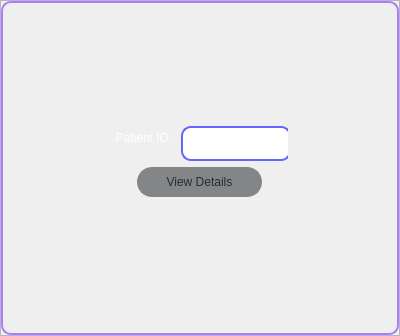
            <widget class="QWidget" name="patient_id_page">
             <layout class="QHBoxLayout" name="horizontalLayout">
              <property name="leftMargin">
               <number>0</number>
              </property>
              <property name="topMargin">
               <number>0</number>
              </property>
              <property name="rightMargin">
               <number>0</number>
              </property>
              <property name="bottomMargin">
               <number>0</number>
              </property>
              <item>
               <widget class="QFrame" name="frame">
                <property name="frameShape">
                 <enum>QFrame::StyledPanel</enum>
                </property>
                <property name="frameShadow">
                 <enum>QFrame::Raised</enum>
                </property>
                <layout class="QHBoxLayout" name="horizontalLayout_17">
                 <property name="leftMargin">
                  <number>0</number>
                 </property>
                 <property name="topMargin">
                  <number>0</number>
                 </property>
                 <property name="rightMargin">
                  <number>0</number>
                 </property>
                 <property name="bottomMargin">
                  <number>0</number>
                 </property>
                 <item>
                  <widget class="QFrame" name="frame_2">
                   <property name="styleSheet">
                    <string notr="true">background-color: none;
border: 2px solid  rgb(173, 125, 255);
border-radius: 10px;</string>
                   </property>
                   <property name="frameShape">
                    <enum>QFrame::NoFrame</enum>
                   </property>
                   <property name="frameShadow">
                    <enum>QFrame::Raised</enum>
                   </property>
                   <layout class="QVBoxLayout" name="verticalLayout_9">
                    <item>
                     <widget class="QFrame" name="frame_16">
                      <property name="minimumSize">
                       <size>
                        <width>0</width>
                        <height>100</height>
                       </size>
                      </property>
                      <property name="maximumSize">
                       <size>
                        <width>16777215</width>
                        <height>100</height>
                       </size>
                      </property>
                      <property name="styleSheet">
                       <string notr="true">border: 0px solid;</string>
                      </property>
                      <property name="frameShape">
                       <enum>QFrame::StyledPanel</enum>
                      </property>
                      <property name="frameShadow">
                       <enum>QFrame::Raised</enum>
                      </property>
                     </widget>
                    </item>
                    <item>
                     <widget class="QFrame" name="frame_17">
                      <property name="minimumSize">
                       <size>
                        <width>0</width>
                        <height>100</height>
                       </size>
                      </property>
                      <property name="maximumSize">
                       <size>
                        <width>16777215</width>
                        <height>100</height>
                       </size>
                      </property>
                      <property name="styleSheet">
                       <string notr="true">border: 0px solid;</string>
                      </property>
                      <property name="frameShape">
                       <enum>QFrame::StyledPanel</enum>
                      </property>
                      <property name="frameShadow">
                       <enum>QFrame::Raised</enum>
                      </property>
                      <layout class="QHBoxLayout" name="horizontalLayout_12">
                       <property name="leftMargin">
                        <number>0</number>
                       </property>
                       <property name="topMargin">
                        <number>0</number>
                       </property>
                       <property name="rightMargin">
                        <number>0</number>
                       </property>
                       <property name="bottomMargin">
                        <number>0</number>
                       </property>
                       <item>
                        <widget class="QFrame" name="frame_18">
                         <property name="minimumSize">
                          <size>
                           <width>0</width>
                           <height>10</height>
                          </size>
                         </property>
                         <property name="frameShape">
                          <enum>QFrame::StyledPanel</enum>
                         </property>
                         <property name="frameShadow">
                          <enum>QFrame::Raised</enum>
                         </property>
                         <layout class="QHBoxLayout" name="horizontalLayout_13">
                          <property name="spacing">
                           <number>0</number>
                          </property>
                          <property name="leftMargin">
                           <number>0</number>
                          </property>
                          <property name="topMargin">
                           <number>0</number>
                          </property>
                          <property name="rightMargin">
                           <number>0</number>
                          </property>
                          <property name="bottomMargin">
                           <number>0</number>
                          </property>
                          <item>
                           <widget class="QFrame" name="frame_19">
                            <property name="minimumSize">
                             <size>
                              <width>100</width>
                              <height>0</height>
                             </size>
                            </property>
                            <property name="maximumSize">
                             <size>
                              <width>100</width>
                              <height>16777215</height>
                             </size>
                            </property>
                            <property name="frameShape">
                             <enum>QFrame::StyledPanel</enum>
                            </property>
                            <property name="frameShadow">
                             <enum>QFrame::Raised</enum>
                            </property>
                           </widget>
                          </item>
                          <item>
                           <widget class="QFrame" name="frame_20">
                            <property name="frameShape">
                             <enum>QFrame::StyledPanel</enum>
                            </property>
                            <property name="frameShadow">
                             <enum>QFrame::Raised</enum>
                            </property>
                            <layout class="QVBoxLayout" name="verticalLayout_2">
                             <property name="leftMargin">
                              <number>0</number>
                             </property>
                             <property name="topMargin">
                              <number>0</number>
                             </property>
                             <property name="rightMargin">
                              <number>0</number>
                             </property>
                             <item>
                              <widget class="QFrame" name="frame_21">
                               <property name="frameShape">
                                <enum>QFrame::StyledPanel</enum>
                               </property>
                               <property name="frameShadow">
                                <enum>QFrame::Raised</enum>
                               </property>
                               <layout class="QFormLayout" name="formLayout_3">
                                <property name="fieldGrowthPolicy">
                                 <enum>QFormLayout::FieldsStayAtSizeHint</enum>
                                </property>
                                <property name="rowWrapPolicy">
                                 <enum>QFormLayout::DontWrapRows</enum>
                                </property>
                                <property name="labelAlignment">
                                 <set>Qt::AlignBottom|Qt::AlignHCenter</set>
                                </property>
                                <property name="formAlignment">
                                 <set>Qt::AlignBottom|Qt::AlignHCenter</set>
                                </property>
                                <property name="leftMargin">
                                 <number>0</number>
                                </property>
                                <property name="topMargin">
                                 <number>0</number>
                                </property>
                                <property name="rightMargin">
                                 <number>0</number>
                                </property>
                                <property name="bottomMargin">
                                 <number>0</number>
                                </property>
                                <item row="0" column="0">
                                 <widget class="QFrame" name="frame_22">
                                  <property name="maximumSize">
                                   <size>
                                    <width>150</width>
                                    <height>16777215</height>
                                   </size>
                                  </property>
                                  <property name="frameShape">
                                   <enum>QFrame::StyledPanel</enum>
                                  </property>
                                  <property name="frameShadow">
                                   <enum>QFrame::Raised</enum>
                                  </property>
                                  <layout class="QHBoxLayout" name="horizontalLayout_14">
                                   <property name="leftMargin">
                                    <number>0</number>
                                   </property>
                                   <property name="topMargin">
                                    <number>0</number>
                                   </property>
                                   <property name="rightMargin">
                                    <number>0</number>
                                   </property>
                                   <property name="bottomMargin">
                                    <number>0</number>
                                   </property>
                                   <item>
                                    <widget class="QLabel" name="label_4">
                                     <property name="maximumSize">
                                      <size>
                                       <width>150</width>
                                       <height>16777215</height>
                                      </size>
                                     </property>
                                     <property name="styleSheet">
                                      <string notr="true">QLabel{
	font: 87 10pt &quot;Montserrat Black&quot;;
	text-align: center;
	color: #FFF;
	background-color: rgba(255, 255, 255, 0);
}</string>
                                     </property>
                                     <property name="text">
                                      <string>Patient ID: </string>
                                     </property>
                                     <property name="alignment">
                                      <set>Qt::AlignRight|Qt::AlignTrailing|Qt::AlignVCenter</set>
                                     </property>
                                    </widget>
                                   </item>
                                  </layout>
                                 </widget>
                                </item>
                                <item row="0" column="1">
                                 <widget class="QFrame" name="frame_23">
                                  <property name="frameShape">
                                   <enum>QFrame::StyledPanel</enum>
                                  </property>
                                  <property name="frameShadow">
                                   <enum>QFrame::Raised</enum>
                                  </property>
                                  <layout class="QHBoxLayout" name="horizontalLayout_15">
                                   <property name="leftMargin">
                                    <number>0</number>
                                   </property>
                                   <property name="topMargin">
                                    <number>0</number>
                                   </property>
                                   <property name="rightMargin">
                                    <number>0</number>
                                   </property>
                                   <property name="bottomMargin">
                                    <number>0</number>
                                   </property>
                                   <item>
                                    <widget class="QFrame" name="frame_24">
                                     <property name="maximumSize">
                                      <size>
                                       <width>16777215</width>
                                       <height>50</height>
                                      </size>
                                     </property>
                                     <property name="frameShape">
                                      <enum>QFrame::StyledPanel</enum>
                                     </property>
                                     <property name="frameShadow">
                                      <enum>QFrame::Raised</enum>
                                     </property>
                                     <layout class="QHBoxLayout" name="horizontalLayout_16">
                                      <property name="leftMargin">
                                       <number>0</number>
                                      </property>
                                      <property name="topMargin">
                                       <number>0</number>
                                      </property>
                                      <property name="rightMargin">
                                       <number>0</number>
                                      </property>
                                      <property name="bottomMargin">
                                       <number>0</number>
                                      </property>
                                      <item>
                                       <widget class="QLineEdit" name="patientIdLineEdit_2">
                                        <property name="sizePolicy">
                                         <sizepolicy hsizetype="Preferred" vsizetype="Preferred">
                                          <horstretch>0</horstretch>
                                          <verstretch>0</verstretch>
                                         </sizepolicy>
                                        </property>
                                        <property name="minimumSize">
                                         <size>
                                          <width>1</width>
                                          <height>35</height>
                                         </size>
                                        </property>
                                        <property name="maximumSize">
                                         <size>
                                          <width>281</width>
                                          <height>35</height>
                                         </size>
                                        </property>
                                        <property name="styleSheet">
                                         <string notr="true">QLineEdit{
	font: 87 8pt &quot;Montserrat Black&quot;;
	border: 2px solid rgb(98, 103, 255);
	border-radius: 10px;
	color: #2a2b2d;
	background-color: #FFF;
}
QLineEdit:hover{
	border: 2px solid rgb(48,50,62);
}
QLineEdit:focus{
	border: 2px solid rgba(0,212,255,1);
	background-color: rgb(157, 159, 162);
}</string>
                                        </property>
                                        <property name="text">
                                         <string/>
                                        </property>
                                        <property name="alignment">
                                         <set>Qt::AlignCenter</set>
                                        </property>
                                        <property name="placeholderText">
                                         <string/>
                                        </property>
                                       </widget>
                                      </item>
                                     </layout>
                                    </widget>
                                   </item>
                                  </layout>
                                 </widget>
                                </item>
                               </layout>
                              </widget>
                             </item>
                             <item>
                              <widget class="QFrame" name="frame_25">
                               <property name="frameShape">
                                <enum>QFrame::StyledPanel</enum>
                               </property>
                               <property name="frameShadow">
                                <enum>QFrame::Raised</enum>
                               </property>
                               <layout class="QFormLayout" name="formLayout_4">
                                <property name="fieldGrowthPolicy">
                                 <enum>QFormLayout::FieldsStayAtSizeHint</enum>
                                </property>
                                <property name="labelAlignment">
                                 <set>Qt::AlignHCenter|Qt::AlignTop</set>
                                </property>
                                <property name="formAlignment">
                                 <set>Qt::AlignHCenter|Qt::AlignTop</set>
                                </property>
                                <property name="leftMargin">
                                 <number>0</number>
                                </property>
                                <property name="topMargin">
                                 <number>0</number>
                                </property>
                                <property name="rightMargin">
                                 <number>0</number>
                                </property>
                                <property name="bottomMargin">
                                 <number>0</number>
                                </property>
                                <item row="0" column="0">
                                 <widget class="QPushButton" name="viewDetailsPushButton_2">
                                  <property name="sizePolicy">
                                   <sizepolicy hsizetype="Fixed" vsizetype="Fixed">
                                    <horstretch>0</horstretch>
                                    <verstretch>0</verstretch>
                                   </sizepolicy>
                                  </property>
                                  <property name="minimumSize">
                                   <size>
                                    <width>125</width>
                                    <height>30</height>
                                   </size>
                                  </property>
                                  <property name="maximumSize">
                                   <size>
                                    <width>125</width>
                                    <height>30</height>
                                   </size>
                                  </property>
                                  <property name="styleSheet">
                                   <string notr="true">QPushButton{
	font: 87 8pt &quot;Montserrat Black&quot;;
	text-align: center;
	border: 2px solid rgb(131, 133, 135);
	border-radius: 15px;
	color: #2a2b2d;
	background-color: rgb(131, 133, 135);
}
QPushButton:hover{
	border: 0px solid;
	color: #FFF;
	background-color: qlineargradient(spread:pad, x1:0, y1:0, x2:1, y2:0, stop:0 rgba(0,114,160,1), stop:1 rgba(0,212,255,1));
}
</string>
                                  </property>
                                  <property name="text">
                                   <string>View Details</string>
                                  </property>
                                 </widget>
                                </item>
                               </layout>
                              </widget>
                             </item>
                            </layout>
                           </widget>
                          </item>
                          <item>
                           <widget class="QFrame" name="frame_26">
                            <property name="minimumSize">
                             <size>
                              <width>100</width>
                              <height>0</height>
                             </size>
                            </property>
                            <property name="maximumSize">
                             <size>
                              <width>100</width>
                              <height>16777215</height>
                             </size>
                            </property>
                            <property name="frameShape">
                             <enum>QFrame::StyledPanel</enum>
                            </property>
                            <property name="frameShadow">
                             <enum>QFrame::Raised</enum>
                            </property>
                           </widget>
                          </item>
                         </layout>
                        </widget>
                       </item>
                      </layout>
                     </widget>
                    </item>
                    <item>
                     <widget class="QFrame" name="frame_27">
                      <property name="minimumSize">
                       <size>
                        <width>0</width>
                        <height>100</height>
                       </size>
                      </property>
                      <property name="maximumSize">
                       <size>
                        <width>16777215</width>
                        <height>100</height>
                       </size>
                      </property>
                      <property name="styleSheet">
                       <string notr="true">border:0px solid;</string>
                      </property>
                      <property name="frameShape">
                       <enum>QFrame::StyledPanel</enum>
                      </property>
                      <property name="frameShadow">
                       <enum>QFrame::Raised</enum>
                      </property>
                     </widget>
                    </item>
                   </layout>
                  </widget>
                 </item>
                </layout>
               </widget>
              </item>
             </layout>
            </widget>
